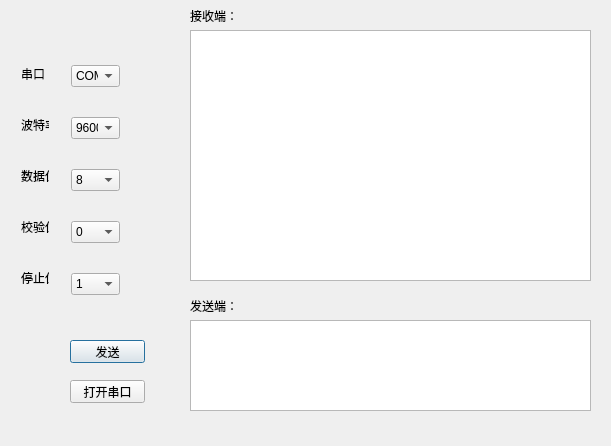
<?xml version="1.0" encoding="UTF-8"?>
<ui version="4.0">
 <class>Dialog</class>
 <widget class="QDialog" name="Dialog">
  <property name="geometry">
   <rect>
    <x>0</x>
    <y>0</y>
    <width>611</width>
    <height>446</height>
   </rect>
  </property>
  <property name="windowTitle">
   <string>Dialog</string>
  </property>
  <widget class="QPlainTextEdit" name="receive_plainTextEdit">
   <property name="geometry">
    <rect>
     <x>190</x>
     <y>30</y>
     <width>401</width>
     <height>251</height>
    </rect>
   </property>
  </widget>
  <widget class="QPlainTextEdit" name="send_plainTextEdit">
   <property name="geometry">
    <rect>
     <x>190</x>
     <y>320</y>
     <width>401</width>
     <height>91</height>
    </rect>
   </property>
  </widget>
  <widget class="QLabel" name="label">
   <property name="geometry">
    <rect>
     <x>190</x>
     <y>300</y>
     <width>54</width>
     <height>12</height>
    </rect>
   </property>
   <property name="text">
    <string>发送端：</string>
   </property>
  </widget>
  <widget class="QLabel" name="label_2">
   <property name="geometry">
    <rect>
     <x>190</x>
     <y>10</y>
     <width>54</width>
     <height>12</height>
    </rect>
   </property>
   <property name="text">
    <string>接收端：</string>
   </property>
  </widget>
  <widget class="QPushButton" name="pushButton">
   <property name="geometry">
    <rect>
     <x>70</x>
     <y>340</y>
     <width>75</width>
     <height>23</height>
    </rect>
   </property>
   <property name="text">
    <string>发送</string>
   </property>
  </widget>
  <widget class="QPushButton" name="pushButton_2">
   <property name="geometry">
    <rect>
     <x>70</x>
     <y>380</y>
     <width>75</width>
     <height>23</height>
    </rect>
   </property>
   <property name="text">
    <string>打开串口</string>
   </property>
  </widget>
  <widget class="QWidget" name="">
   <property name="geometry">
    <rect>
     <x>10</x>
     <y>40</y>
     <width>50</width>
     <height>271</height>
    </rect>
   </property>
   <layout class="QVBoxLayout" name="verticalLayout">
    <item>
     <widget class="QLabel" name="label_3">
      <property name="text">
       <string>串口：</string>
      </property>
     </widget>
    </item>
    <item>
     <widget class="QLabel" name="label_4">
      <property name="text">
       <string>波特率：</string>
      </property>
     </widget>
    </item>
    <item>
     <widget class="QLabel" name="label_5">
      <property name="text">
       <string>数据位：</string>
      </property>
     </widget>
    </item>
    <item>
     <widget class="QLabel" name="label_6">
      <property name="text">
       <string>校验位：</string>
      </property>
     </widget>
    </item>
    <item>
     <widget class="QLabel" name="label_7">
      <property name="text">
       <string>停止位：</string>
      </property>
     </widget>
    </item>
   </layout>
  </widget>
  <widget class="QWidget" name="">
   <property name="geometry">
    <rect>
     <x>60</x>
     <y>30</y>
     <width>71</width>
     <height>301</height>
    </rect>
   </property>
   <layout class="QVBoxLayout" name="verticalLayout_2">
    <item>
     <widget class="QComboBox" name="port_comboBox">
      <item>
       <property name="text">
        <string>COM1</string>
       </property>
      </item>
      <item>
       <property name="text">
        <string>com2</string>
       </property>
      </item>
      <item>
       <property name="text">
        <string>com3</string>
       </property>
      </item>
      <item>
       <property name="text">
        <string>com4</string>
       </property>
      </item>
      <item>
       <property name="text">
        <string>com5</string>
       </property>
      </item>
      <item>
       <property name="text">
        <string>com6</string>
       </property>
      </item>
      <item>
       <property name="text">
        <string>com7</string>
       </property>
      </item>
      <item>
       <property name="text">
        <string>com8</string>
       </property>
      </item>
     </widget>
    </item>
    <item>
     <widget class="QComboBox" name="bitrate_comboBox">
      <item>
       <property name="text">
        <string>9600</string>
       </property>
      </item>
     </widget>
    </item>
    <item>
     <widget class="QComboBox" name="data_comboBox">
      <item>
       <property name="text">
        <string>8</string>
       </property>
      </item>
     </widget>
    </item>
    <item>
     <widget class="QComboBox" name="check_comboBox">
      <item>
       <property name="text">
        <string>0</string>
       </property>
      </item>
     </widget>
    </item>
    <item>
     <widget class="QComboBox" name="stop_comboBox">
      <item>
       <property name="text">
        <string>1</string>
       </property>
      </item>
     </widget>
    </item>
   </layout>
  </widget>
 </widget>
 <layoutdefault spacing="6" margin="11"/>
 <resources/>
 <connections/>
</ui>
